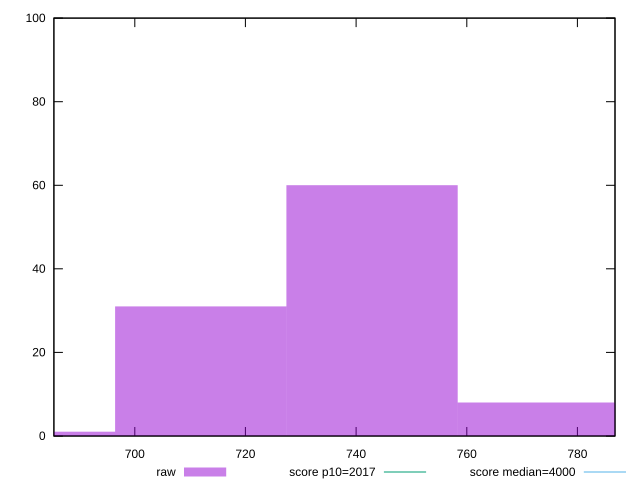

The gnuplot source for this figure:
reset

$raw <<EOF
742.87612478275 60
680.9697810508542 1
711.9229529168022 31
773.829296648698 8
EOF

set key outside below
set boxwidth 30.95317186594792
set xrange [685.3880000000013:786.7920000000007]
set yrange [0:100]
set style fill transparent solid 0.5 noborder

set parametric
set terminal svg size 640, 490 enhanced background rgb 'white'
set output "report_00007_2020-12-11T15:55:29.892Z/mainthread-work-breakdown/samples/pages+cached+noexternal+noimg/raw/histogram.svg"

plot $raw title "raw" with boxes, \
     2017,t title "score p10=2017", \
     4000,t title "score median=4000"

reset
